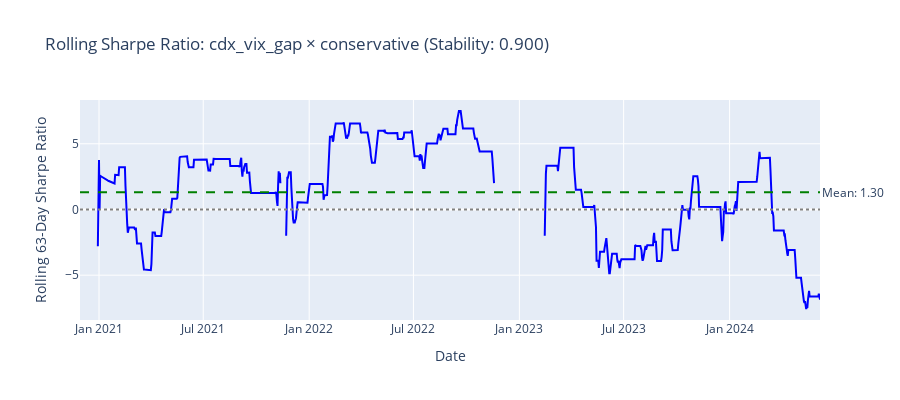
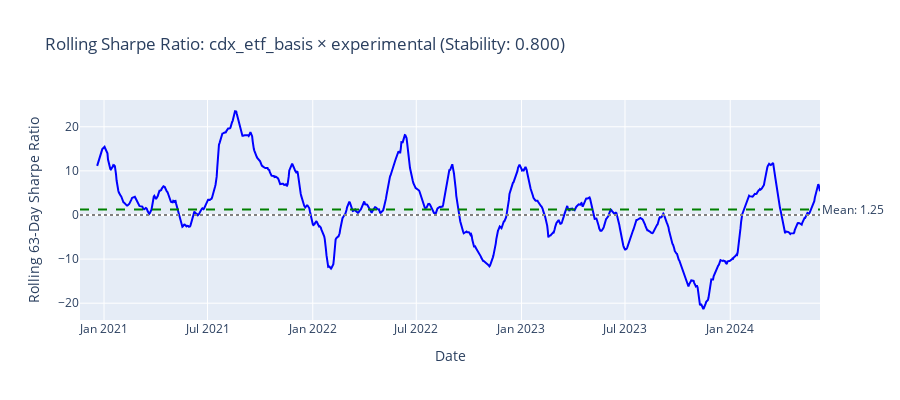
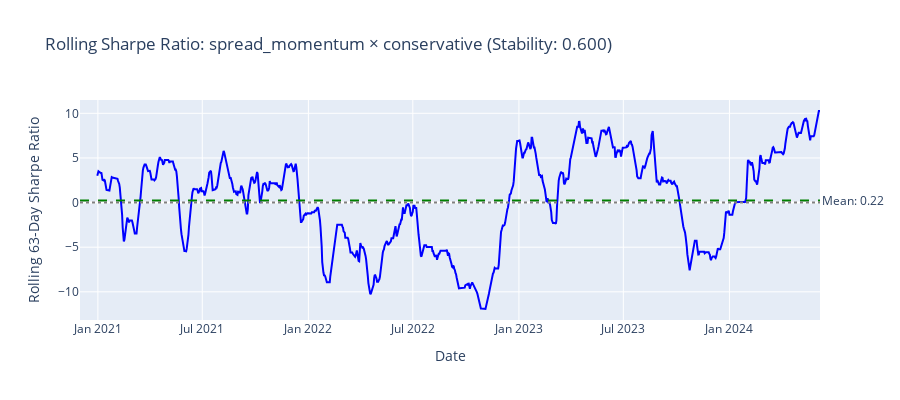
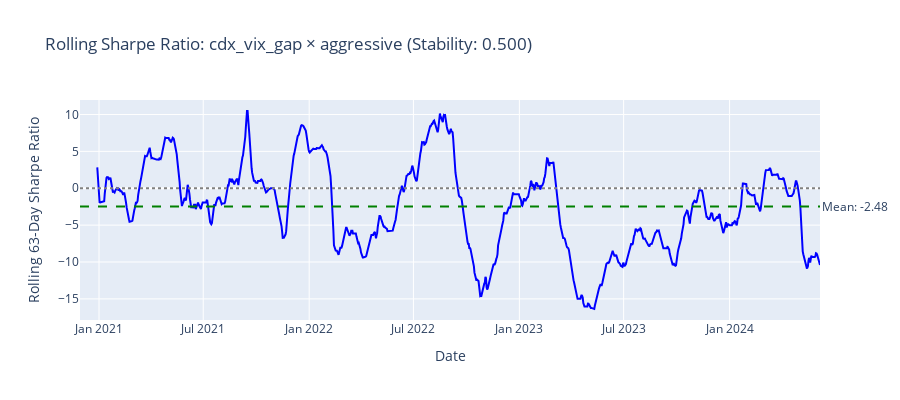

Notebook code cell kept with these figures, in order:
### Markdown cell above
## 7. Visualize Rolling Sharpe Analysis

Plot temporal stability for top performers.

### Code cell
import numpy as np

print(f"\n{'='*80}")
print(f"ROLLING SHARPE ANALYSIS — Top 5 by Stability")
print(f"{'='*80}\n")

# Get top 5 pairs by stability score
top_5_pairs = sorted(
    performance_results.items(),
    key=lambda x: x[1].stability_score,
    reverse=True
)[:5]

for (signal_name, strategy_name), perf_result in top_5_pairs:
    # Get backtest result for this pair
    backtest_result = backtest_results[(signal_name, strategy_name)]
    pnl_series = backtest_result.pnl['net_pnl']
    
    # Compute rolling Sharpe
    rolling_sharpe = (
        pnl_series.rolling(window=config.rolling_window, min_periods=config.rolling_window // 2)
        .mean() / 
        pnl_series.rolling(window=config.rolling_window, min_periods=config.rolling_window // 2)
        .std()
    ) * np.sqrt(252)
    
    # Create plot
    fig = go.Figure()
    
    fig.add_trace(go.Scatter(
        x=rolling_sharpe.index,
        y=rolling_sharpe,
        mode='lines',
        name='Rolling Sharpe',
        line=dict(color='blue', width=2),
    ))
    
    # Add mean line (access dataclass field)
    mean_sharpe = perf_result.metrics.rolling_sharpe_mean
    fig.add_hline(
        y=mean_sharpe,
        line_dash="dash",
        line_color="green",
        annotation_text=f"Mean: {mean_sharpe:.2f}",
        annotation_position="right"
    )
    
    # Add zero line
    fig.add_hline(y=0, line_dash="dot", line_color="gray")
    
    # Update layout
    fig.update_layout(
        title=f"Rolling Sharpe Ratio: {signal_name} × {strategy_name} (Stability: {perf_result.stability_score:.3f})",
        xaxis_title="Date",
        yaxis_title=f"Rolling {config.rolling_window}-Day Sharpe Ratio",
        hovermode='x unified',
        height=400,
        showlegend=False,
    )
    
    fig.show()
    print(f"✓ Plotted: {signal_name} × {strategy_name}\n")

### Figure 1 — Plotly figure (JSON) as saved in the notebook; plotly's stock layout.template omitted (floating-point values rounded to 4 significant figures; data arrays with more than 128 entries replaced by an {"elided": "..."} marker saying what was removed)
{"data": [{"line": {"color": "blue", "width": 2}, "mode": "lines", "name": "Rolling Sharpe", "type": "scatter", "x": {"elided": "1286 str values"}, "y": {"elided": "1286 float values"}}], "layout": {"annotations": [{"showarrow": false, "text": "Mean: 1.30", "x": 1, "xanchor": "left", "xref": "x domain", "y": 1.301, "yanchor": "middle", "yref": "y"}], "height": 400, "hovermode": "x unified", "shapes": [{"line": {"color": "green", "dash": "dash"}, "type": "line", "x0": 0, "x1": 1, "xref": "x domain", "y0": 1.301, "y1": 1.301, "yref": "y"}, {"line": {"color": "gray", "dash": "dot"}, "type": "line", "x0": 0, "x1": 1, "xref": "x domain", "y0": 0, "y1": 0, "yref": "y"}], "showlegend": false, "title": {"text": "Rolling Sharpe Ratio: cdx_vix_gap × conservative (Stability: 0.900)"}, "xaxis": {"title": {"text": "Date"}}, "yaxis": {"title": {"text": "Rolling 63-Day Sharpe Ratio"}}}}

### Figure 2 — Plotly figure (JSON) as saved in the notebook; plotly's stock layout.template omitted (floating-point values rounded to 4 significant figures; data arrays with more than 128 entries replaced by an {"elided": "..."} marker saying what was removed)
{"data": [{"line": {"color": "blue", "width": 2}, "mode": "lines", "name": "Rolling Sharpe", "type": "scatter", "x": {"elided": "1295 str values"}, "y": {"elided": "1295 float values"}}], "layout": {"annotations": [{"showarrow": false, "text": "Mean: 1.25", "x": 1, "xanchor": "left", "xref": "x domain", "y": 1.253, "yanchor": "middle", "yref": "y"}], "height": 400, "hovermode": "x unified", "shapes": [{"line": {"color": "green", "dash": "dash"}, "type": "line", "x0": 0, "x1": 1, "xref": "x domain", "y0": 1.253, "y1": 1.253, "yref": "y"}, {"line": {"color": "gray", "dash": "dot"}, "type": "line", "x0": 0, "x1": 1, "xref": "x domain", "y0": 0, "y1": 0, "yref": "y"}], "showlegend": false, "title": {"text": "Rolling Sharpe Ratio: cdx_etf_basis × experimental (Stability: 0.800)"}, "xaxis": {"title": {"text": "Date"}}, "yaxis": {"title": {"text": "Rolling 63-Day Sharpe Ratio"}}}}

### Figure 3 — Plotly figure (JSON) as saved in the notebook; plotly's stock layout.template omitted (floating-point values rounded to 4 significant figures; data arrays with more than 128 entries replaced by an {"elided": "..."} marker saying what was removed)
{"data": [{"line": {"color": "blue", "width": 2}, "mode": "lines", "name": "Rolling Sharpe", "type": "scatter", "x": {"elided": "1284 str values"}, "y": {"elided": "1284 float values"}}], "layout": {"annotations": [{"showarrow": false, "text": "Mean: 0.22", "x": 1, "xanchor": "left", "xref": "x domain", "y": 0.2242, "yanchor": "middle", "yref": "y"}], "height": 400, "hovermode": "x unified", "shapes": [{"line": {"color": "green", "dash": "dash"}, "type": "line", "x0": 0, "x1": 1, "xref": "x domain", "y0": 0.2242, "y1": 0.2242, "yref": "y"}, {"line": {"color": "gray", "dash": "dot"}, "type": "line", "x0": 0, "x1": 1, "xref": "x domain", "y0": 0, "y1": 0, "yref": "y"}], "showlegend": false, "title": {"text": "Rolling Sharpe Ratio: spread_momentum × conservative (Stability: 0.600)"}, "xaxis": {"title": {"text": "Date"}}, "yaxis": {"title": {"text": "Rolling 63-Day Sharpe Ratio"}}}}

### Figure 4 — Plotly figure (JSON) as saved in the notebook; plotly's stock layout.template omitted (floating-point values rounded to 4 significant figures; data arrays with more than 128 entries replaced by an {"elided": "..."} marker saying what was removed)
{"data": [{"line": {"color": "blue", "width": 2}, "mode": "lines", "name": "Rolling Sharpe", "type": "scatter", "x": {"elided": "1286 str values"}, "y": {"elided": "1286 float values"}}], "layout": {"annotations": [{"showarrow": false, "text": "Mean: -2.48", "x": 1, "xanchor": "left", "xref": "x domain", "y": -2.475, "yanchor": "middle", "yref": "y"}], "height": 400, "hovermode": "x unified", "shapes": [{"line": {"color": "green", "dash": "dash"}, "type": "line", "x0": 0, "x1": 1, "xref": "x domain", "y0": -2.475, "y1": -2.475, "yref": "y"}, {"line": {"color": "gray", "dash": "dot"}, "type": "line", "x0": 0, "x1": 1, "xref": "x domain", "y0": 0, "y1": 0, "yref": "y"}], "showlegend": false, "title": {"text": "Rolling Sharpe Ratio: cdx_vix_gap × aggressive (Stability: 0.500)"}, "xaxis": {"title": {"text": "Date"}}, "yaxis": {"title": {"text": "Rolling 63-Day Sharpe Ratio"}}}}
